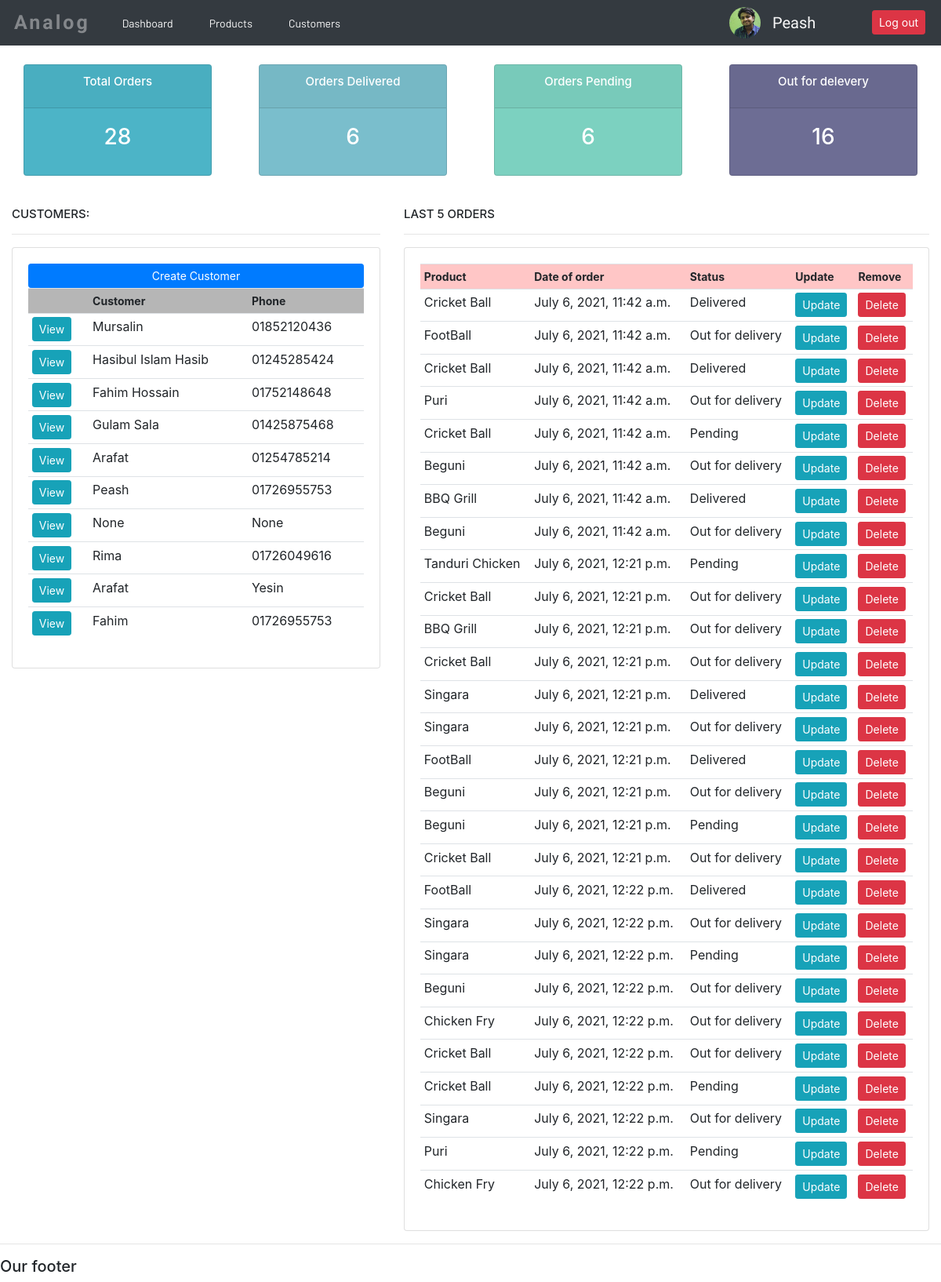
The app's page / (signed in) with its own data.
### analog/models.py (models this page shows, shortened)
class Customer(models.Model):
    user = models.OneToOneField(User, null=True, on_delete=models.CASCADE)
    name = models.CharField(max_length=200, null=True)
    phone = models.CharField(max_length=11, null=True)
    image=models.ImageField(default='defult.png',null=True,blank=True)
    email = models.CharField(max_length=50, null=True)
    date_created = models.DateTimeField(auto_now_add=True)

class Order(models.Model):
    STATUS = (
        ('Pending', 'Pending'),
        ('Out for delivery', 'Out for delivery'),
        ('Delivered', 'Delivered'),
    )
    customer = models.ForeignKey(Customer, null=True, on_delete=models.SET_NULL)
    product = models.ForeignKey(Product, null=True, on_delete=models.SET_NULL)
    date_creates = models.DateTimeField(auto_now_add=True)
    status = models.CharField(max_length=200, null=True, choices=STATUS)

class Product(models.Model):
    CATAGORY = (
        ('Indoor', 'Indoor'),
        ('Out Door', 'Out Door'),
    )
    name = models.CharField(max_length=200, null=True)
    price = models.FloatField(null=True)
    catagory = models.CharField(max_length=200, null=True, choices=CATAGORY)
    description = models.CharField(max_length=200, null=True, blank=True)
    date_creates = models.DateTimeField(auto_now_add=True)
    tags = models.ManyToManyField(Tag)
    def __str__(self):
        return self.name

### analog/c_decorators.py (the view)
    def wraper_func(request, *args, **kwargs):
        group = None
        if request.user.groups.exists():
            group = request.user.groups.all()[0].name
        if group == 'Customer':
            return redirect('user_page')
        if group == 'Admin':
            return view_func(request, *args, **kwargs)

### analog/views.py (called while the page is built)
@login_required(login_url='log_in')
@admin_only
def home(request):
    orders = Order.objects.all()
    customers = Customer.objects.all()
    amounts = {
        'total': Order.objects.all().count(),
        'delivered': Order.objects.filter(status='Delivered').count(),
        'pending': Order.objects.filter(status="Pending").count(),
        'out': Order.objects.filter(status="Out for delivery").count(),
    }
    context = {
        'order': orders,
        'customer': customers,
        'amounts': amounts,
    }
    return render(request, "analog/dashboard.html", context)

### templates/analog/dashboard.html
{%  extends 'analog/main.html' %}
{% block content %}
{% load static %}
{%  include 'analog/status.html' %}
<br>
<div class="row">
	<div class="col-md-5">
		<h5 style="font-size: 15px;">CUSTOMERS:</h5>
		<hr>
		<div class="card card-body">
			<a class="btn btn-primary  btn-sm btn-block" href="">Create Customer</a>
			<table class="table table-sm">
				<tr style="background-color: rgba(0, 0, 0, 0.286);">
					<th></th>
					<th style="font-size: 14px;">Customer</th>
					<th style="font-size: 14px;">Phone</th>
				</tr>
				{% for i in customer %}
					<tr>
						<td><a href="{% url 'customer' i.id %}" class="btn btn-sm btn-info">View</a> </td>
						<td>{{ i.name }}</td>
						<td>{{ i.phone }}</td>
					</tr>
				{% endfor %}
			</table>
		</div>
	</div>
	<div class="col-md-7">
		<h5 style="font-size: 15px;">LAST 5 ORDERS</h5>
		<hr>
		<div class="card card-body">
			<table class="table table-sm">
				<tr style="background-color: rgba(255, 57, 57, 0.286); height: fit-content; border-radius: 5px;">
					<th><p style="font-size: 14px ;padding: 0;margin: 0;">Product</p></th>
					<th><p style="font-size: 14px;padding: 0;margin: 0;">Date of order</p></th>
					<th><p style="font-size: 14px;padding: 0;margin: 0;">Status</p></th>
					<th><p style="font-size: 14px;padding: 0;margin: 0;">Update</p></th>
					<th><p style="font-size: 14px;padding: 0;margin: 0;">Remove</p></th>
				</tr>
				{% for i in order %}
					<tr>
						<td>{{ i.product }}</td>
						<td>{{ i.date_creates }}</td>
						<td>{{ i.status }}</td>
						<td><a href="{% url 'update_order' i.id %}" class="btn btn-sm btn-info">Update</a></td>
					<td><a href="{% url 'delete_order' i.id %}" class="btn btn-sm btn-danger">Delete</a></td>
					</tr>
				{% endfor %}
			</table>
		</div>
	</div>
</div>
{% endblock %}

### templates/analog/navbar.html (shortened to what this page needs)
{% load static %}
<nav class="navbar navbar-expand-lg navbar-dark bg-dark">
  <a class="navbar-brand" href="#"><p id="logo">Analog</p></a>
  <div class="collapse navbar-collapse" id="navbarNav">
    {% if request.user.is_staff %}
        <ul class="navbar-nav">
      <li class="nav-item active">
        <a class="nav-link" href="{% url 'home' %}"><p>Dashboard</p></a>
      </li>
      <li class="nav-item">
        <a class="nav-link" href="{% url 'products' %}"><p>Products</p></a>
      </li>
      <li class="nav-item">
        <a class="nav-link" href="#"><p>Customers</p></a>
      </li>
    </ul>
        {% else %}
        <ul class="navbar-nav">
        <li class="nav-item">
        <a class="nav-link" href="{% url 'user_setting' %}"><p>Setting</p></a>
      </li>
        </ul>
      {% endif %}
      <div class="profile">
        <div id="profile">
            <span id="profile_name"><p>{{ request.user.username }}</p></span>
          <div class="pp"><img src="{{ request.user.customer.image.url }}"></div>
        </div>
        <span id="logout"><a id="logout_btn" href="{% url 'log_out' %}" class="btn btn-sm btn-danger">Log out</a> </span>
    </div>
  </div>
</nav>

### static/css/main.css (style rules this page uses)
table { border-radius: 3px; }
tr:nth-child(1) { background-color: #6d6d94; }

### static/css/nbar.css (style rules this page uses)
.navbar-brand #logo { padding: 0; margin: 0; font-weight: 800; color: rgba(253, 253, 253, 0.4); font-size: 25px; letter-spacing: 3px; }
.navbar-brand { padding: 2px; }
.nav-link p { color: rgb(251, 251, 251); font-family: 'Barlow', sans-serif; font-size: 14px; padding: 5px 15px; width: fit-content; border-radius: 3px; margin: 0; }
.nav-link { margin: 0; height: 30px; padding: 0; }

### templates/analog/navbar.html (style rules this page uses)
.profile { display: flex; width: 250px; justify-content: space-between; position: absolute; right: 20px; align-items: center; }
#profile_name { padding: 0; margin: 0; }
#profile_name p { color: #f8f8f8; padding: 0; margin: 0; font-size: 20px; font-family: 'Zen Tokyo Zoo', cursive; }
#logo { font-family: 'Righteous', cursive; }
.pp { height: 40px; width: 40px; display: flex; align-items: center; justify-content: center; border-radius: 50%; margin-right: 15px; box-sizing: border-box; overflow: hidden; }
.pp img { height: auto; width: 40px; }
#profile { display: flex; flex-direction: row-reverse; width: fit-content; align-items: center; }

### records on screen
Customer: name "Mursalin", phone "01852120436"
Customer: name "Hasibul Islam Hasib", phone "01245285424"
Customer: name "Fahim Hossain", phone "01752148648"
Customer: name "Gulam Sala", phone "01425875468"
Customer: name "Arafat", phone "01254785214"
Customer: name "Peash", phone "01726955753"
Customer: name "None", phone "None"
Customer: name "Rima", phone "01726049616"
Customer: name "Arafat", phone "Yesin"
Customer: name "Fahim", phone "01726955753"
Order: product "Cricket Ball", date_creates "July 6, 2021, 11:42 a.m.", status "Delivered"
Order: product "FootBall", date_creates "July 6, 2021, 11:42 a.m.", status "Out for delivery"
Order: product "Cricket Ball", date_creates "July 6, 2021, 11:42 a.m.", status "Delivered"
Order: product "Puri", date_creates "July 6, 2021, 11:42 a.m.", status "Out for delivery"
Order: product "Cricket Ball", date_creates "July 6, 2021, 11:42 a.m.", status "Pending"
Order: product "Beguni", date_creates "July 6, 2021, 11:42 a.m.", status "Out for delivery"
Order: product "BBQ Grill", date_creates "July 6, 2021, 11:42 a.m.", status "Delivered"
Order: product "Beguni", date_creates "July 6, 2021, 11:42 a.m.", status "Out for delivery"
Order: product "Tanduri Chicken", date_creates "July 6, 2021, 12:21 p.m.", status "Pending"
Order: product "Cricket Ball", date_creates "July 6, 2021, 12:21 p.m.", status "Out for delivery"
Order: product "BBQ Grill", date_creates "July 6, 2021, 12:21 p.m.", status "Out for delivery"
Order: product "Cricket Ball", date_creates "July 6, 2021, 12:21 p.m.", status "Out for delivery"
Order: product "Singara", date_creates "July 6, 2021, 12:21 p.m.", status "Delivered"
Order: product "Singara", date_creates "July 6, 2021, 12:21 p.m.", status "Out for delivery"
Order: product "FootBall", date_creates "July 6, 2021, 12:21 p.m.", status "Delivered"
Order: product "Beguni", date_creates "July 6, 2021, 12:21 p.m.", status "Out for delivery"
Order: product "Beguni", date_creates "July 6, 2021, 12:21 p.m.", status "Pending"
Order: product "Cricket Ball", date_creates "July 6, 2021, 12:21 p.m.", status "Out for delivery"
Order: product "FootBall", date_creates "July 6, 2021, 12:22 p.m.", status "Delivered"
Order: product "Singara", date_creates "July 6, 2021, 12:22 p.m.", status "Out for delivery"
Order: product "Singara", date_creates "July 6, 2021, 12:22 p.m.", status "Pending"
Order: product "Beguni", date_creates "July 6, 2021, 12:22 p.m.", status "Out for delivery"
Order: product "Chicken Fry", date_creates "July 6, 2021, 12:22 p.m.", status "Out for delivery"
Order: product "Cricket Ball", date_creates "July 6, 2021, 12:22 p.m.", status "Out for delivery"
Order: product "Cricket Ball", date_creates "July 6, 2021, 12:22 p.m.", status "Pending"
Order: product "Singara", date_creates "July 6, 2021, 12:22 p.m.", status "Out for delivery"
Order: product "Puri", date_creates "July 6, 2021, 12:22 p.m.", status "Pending"
Order: product "Chicken Fry", date_creates "July 6, 2021, 12:22 p.m.", status "Out for delivery"

### other values on screen
{{ request.user.username }} "Peash"
{{ amounts.total }} "28"
{{ amounts.delivered }} "6"
{{ amounts.pending }} "6"
{{ amounts.out }} "16"
